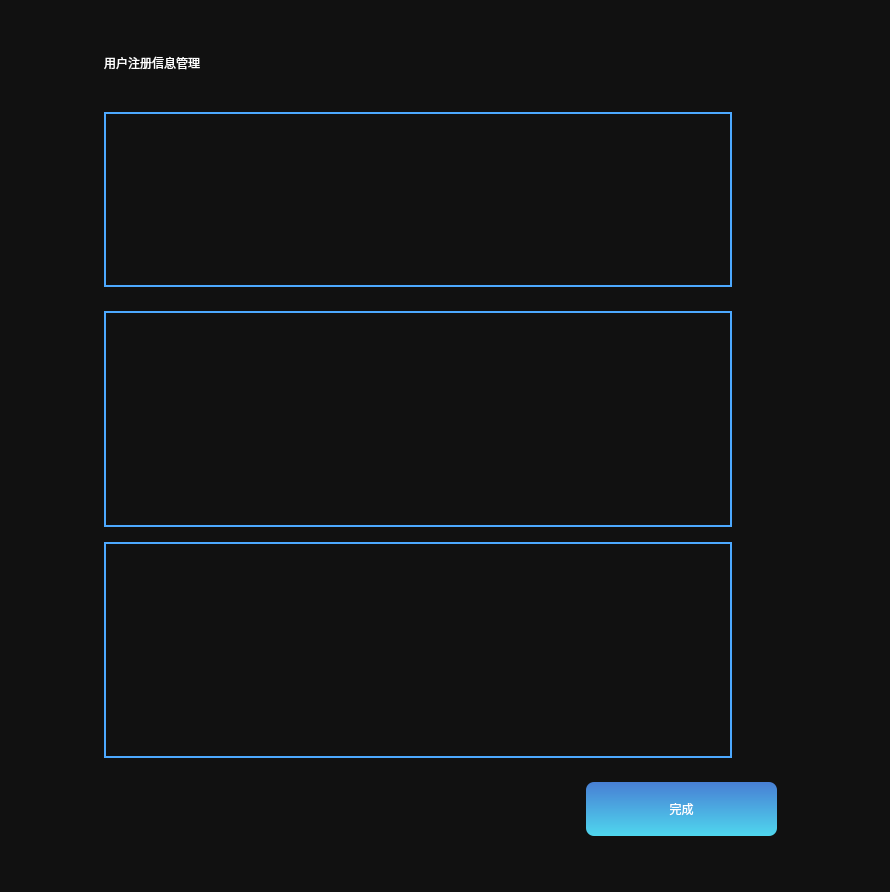
<?xml version="1.0" encoding="UTF-8"?>
<ui version="4.0">
 <class>CUserSignPage</class>
 <widget class="QDialog" name="CUserSignPage">
  <property name="geometry">
   <rect>
    <x>0</x>
    <y>0</y>
    <width>890</width>
    <height>892</height>
   </rect>
  </property>
  <property name="minimumSize">
   <size>
    <width>890</width>
    <height>892</height>
   </size>
  </property>
  <property name="maximumSize">
   <size>
    <width>890</width>
    <height>892</height>
   </size>
  </property>
  <property name="windowTitle">
   <string>Dialog</string>
  </property>
  <layout class="QGridLayout" name="gridLayout">
   <property name="leftMargin">
    <number>0</number>
   </property>
   <property name="topMargin">
    <number>0</number>
   </property>
   <property name="rightMargin">
    <number>0</number>
   </property>
   <property name="bottomMargin">
    <number>0</number>
   </property>
   <property name="spacing">
    <number>0</number>
   </property>
   <item row="0" column="0">
    <widget class="QWidget" name="widget_sign_out" native="true">
     <property name="minimumSize">
      <size>
       <width>890</width>
       <height>892</height>
      </size>
     </property>
     <property name="maximumSize">
      <size>
       <width>890</width>
       <height>892</height>
      </size>
     </property>
     <property name="styleSheet">
      <string notr="true">QWidget#widget_sign_out{
background: #111111;
}</string>
     </property>
     <layout class="QGridLayout" name="gridLayout_3">
      <property name="leftMargin">
       <number>104</number>
      </property>
      <property name="topMargin">
       <number>38</number>
      </property>
      <property name="rightMargin">
       <number>104</number>
      </property>
      <property name="bottomMargin">
       <number>47</number>
      </property>
      <property name="spacing">
       <number>0</number>
      </property>
      <item row="0" column="0">
       <layout class="QVBoxLayout" name="verticalLayout_2">
        <property name="spacing">
         <number>24</number>
        </property>
        <item>
         <widget class="QLabel" name="label">
          <property name="minimumSize">
           <size>
            <width>0</width>
            <height>50</height>
           </size>
          </property>
          <property name="maximumSize">
           <size>
            <width>16777215</width>
            <height>50</height>
           </size>
          </property>
          <property name="styleSheet">
           <string notr="true">color: #FFFFFF;
font: 24pt &quot;Alibaba PuHuiTi 2.0&quot;;</string>
          </property>
          <property name="text">
           <string>用户注册信息管理</string>
          </property>
         </widget>
        </item>
        <item>
         <layout class="QVBoxLayout" name="verticalLayout">
          <property name="spacing">
           <number>24</number>
          </property>
          <item>
           <widget class="QWidget" name="widget_one" native="true">
            <property name="minimumSize">
             <size>
              <width>628</width>
              <height>175</height>
             </size>
            </property>
            <property name="maximumSize">
             <size>
              <width>628</width>
              <height>175</height>
             </size>
            </property>
            <property name="styleSheet">
             <string notr="true">border: 2px solid #4DA9FF</string>
            </property>
            <layout class="QGridLayout" name="gridLayout_4">
             <property name="leftMargin">
              <number>23</number>
             </property>
             <property name="topMargin">
              <number>0</number>
             </property>
             <property name="rightMargin">
              <number>23</number>
             </property>
             <property name="bottomMargin">
              <number>0</number>
             </property>
             <item row="0" column="0">
              <layout class="QVBoxLayout" name="verticalLayout_user">
               <property name="spacing">
                <number>0</number>
               </property>
              </layout>
             </item>
            </layout>
           </widget>
          </item>
          <item>
           <widget class="QWidget" name="widget_one_2" native="true">
            <property name="minimumSize">
             <size>
              <width>628</width>
              <height>216</height>
             </size>
            </property>
            <property name="maximumSize">
             <size>
              <width>628</width>
              <height>311</height>
             </size>
            </property>
            <property name="styleSheet">
             <string notr="true">border: 2px solid #4DA9FF</string>
            </property>
            <layout class="QGridLayout" name="gridLayout_5">
             <property name="leftMargin">
              <number>23</number>
             </property>
             <property name="topMargin">
              <number>0</number>
             </property>
             <property name="rightMargin">
              <number>23</number>
             </property>
             <property name="bottomMargin">
              <number>0</number>
             </property>
             <property name="spacing">
              <number>0</number>
             </property>
             <item row="0" column="0">
              <layout class="QVBoxLayout" name="verticalLayout_exp">
               <property name="spacing">
                <number>0</number>
               </property>
              </layout>
             </item>
            </layout>
           </widget>
          </item>
          <item>
           <widget class="QWidget" name="widget_one_3" native="true">
            <property name="minimumSize">
             <size>
              <width>628</width>
              <height>216</height>
             </size>
            </property>
            <property name="maximumSize">
             <size>
              <width>628</width>
              <height>216</height>
             </size>
            </property>
            <property name="styleSheet">
             <string notr="true">border: 2px solid #4DA9FF</string>
            </property>
            <layout class="QGridLayout" name="gridLayout_6">
             <property name="leftMargin">
              <number>23</number>
             </property>
             <property name="topMargin">
              <number>0</number>
             </property>
             <property name="rightMargin">
              <number>23</number>
             </property>
             <property name="bottomMargin">
              <number>0</number>
             </property>
             <property name="spacing">
              <number>0</number>
             </property>
             <item row="0" column="0">
              <layout class="QVBoxLayout" name="verticalLayout_body">
               <property name="spacing">
                <number>0</number>
               </property>
              </layout>
             </item>
            </layout>
           </widget>
          </item>
         </layout>
        </item>
        <item>
         <widget class="QWidget" name="widget" native="true">
          <layout class="QGridLayout" name="gridLayout_2">
           <item row="0" column="0">
            <layout class="QHBoxLayout" name="horizontalLayout">
             <item>
              <spacer name="horizontalSpacer">
               <property name="orientation">
                <enum>Qt::Horizontal</enum>
               </property>
               <property name="sizeHint" stdset="0">
                <size>
                 <width>40</width>
                 <height>20</height>
                </size>
               </property>
              </spacer>
             </item>
             <item>
              <widget class="QPushButton" name="btn_ok">
               <property name="minimumSize">
                <size>
                 <width>191</width>
                 <height>54</height>
                </size>
               </property>
               <property name="maximumSize">
                <size>
                 <width>191</width>
                 <height>54</height>
                </size>
               </property>
               <property name="styleSheet">
                <string notr="true">background: #FFFFFF;
font: 16pt &quot;Alibaba PuHuiTi 2.0&quot;;
color: rgb(255, 255, 255);
background: linear-gradient(180deg, #487FD4 0%, #4FD7EE 100%);
border-radius: 8px;
background-color: qlineargradient(spread:pad, x1:0, y1:0, x2:0, y2:1, stop:0 #487FD4, stop:1 #4FD7EE);
</string>
               </property>
               <property name="text">
                <string>完成</string>
               </property>
               <property name="default">
                <bool>true</bool>
               </property>
               <property name="flat">
                <bool>true</bool>
               </property>
              </widget>
             </item>
            </layout>
           </item>
          </layout>
         </widget>
        </item>
       </layout>
      </item>
     </layout>
    </widget>
   </item>
  </layout>
 </widget>
 <resources/>
 <connections/>
</ui>
